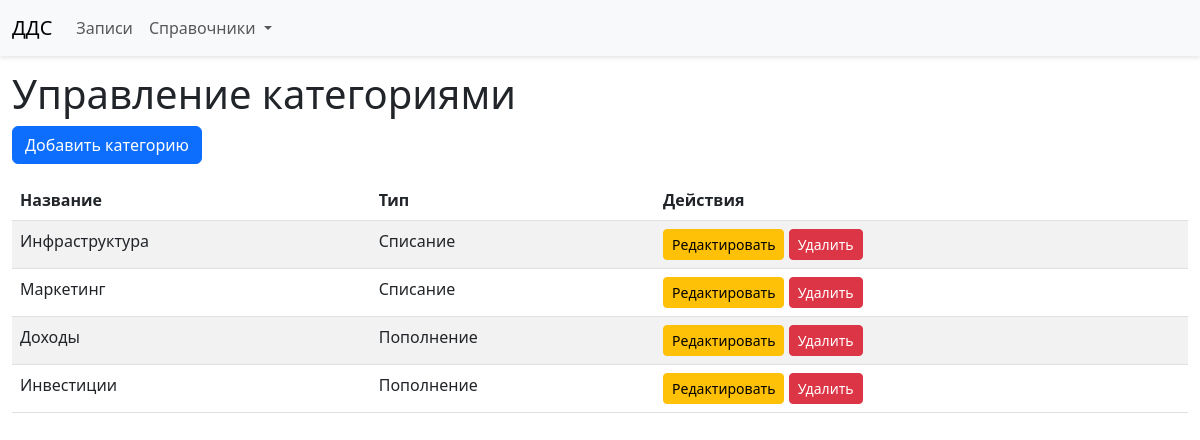
Page /categories/ on the committed database.
### dds/models.py (models this page shows, shortened)
class Category(models.Model):
    name = models.CharField(max_length=100)
    type = models.ForeignKey(Type, on_delete=models.CASCADE, related_name='categories')
    class Meta:
        unique_together = ['name', 'type']

class Type(models.Model):
    name = models.CharField(max_length=50, unique=True)

### dds/views.py (the view)
# urls.py: path('categories/', views.CategoryListView.as_view(), name='category_list'),
class CategoryListView(ListView):
    model = Category
    template_name = 'dds/category_list.html'

### dds/templates/dds/category_list.html (shortened to what this page needs)
{% extends 'dds/base.html' %}
{% block content %}
<h1>Управление категориями</h1>
<a href="{% url 'category_create' %}" class="btn btn-primary mb-3">Добавить категорию</a>
<table class="table table-striped">
    <thead>
        <tr>
            <th>Название</th>
            <th>Тип</th>
            <th>Действия</th>
        </tr>
    </thead>
    <tbody>
        {% for category in object_list %}
            <tr>
                <td>{{ category.name }}</td>
                <td>{{ category.type.name }}</td>
                <td>
                    <a href="{% url 'category_edit' category.pk %}" class="btn btn-sm btn-warning">Редактировать</a>
                    <a href="{% url 'category_delete' category.pk %}" class="btn btn-sm btn-danger">Удалить</a>
                </td>
            </tr>
        {% empty %}
            <tr>
                <td colspan="3">Категорий нет</td>
            </tr>
        {% endfor %}
    </tbody>
</table>
{% endblock %}

### dds/templates/dds/base.html (style rules this page uses)
body { padding-top: 70px; }

### rows in the picture
Category: name "Инфраструктура", type.name "Списание"
Category: name "Маркетинг", type.name "Списание"
Category: name "Доходы", type.name "Пополнение"
Category: name "Инвестиции", type.name "Пополнение"
